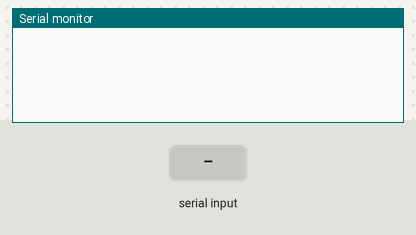
Bench run of a sketch on a simulated Arduino Uno, built with avr-gcc and run on an emulated ATmega328P. Parts: the last lines printed to the serial monitor. Inputs (shaded band) come from the test bench.

Above: at 1.2 s.
1.3 s: "90,45\n" received over the second serial link
At 1.6 s:
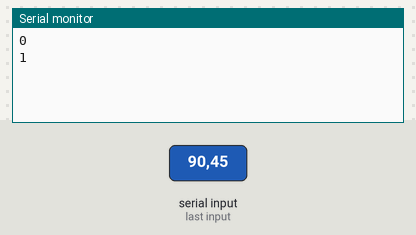
2.8 s: "30,150\n" received over the second serial link
At 4.7 s:
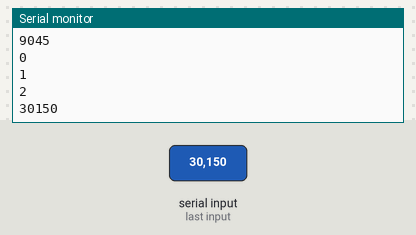
Timing chart, 0 to 6.2 s (numbered marks = the images above; inputs shaded):
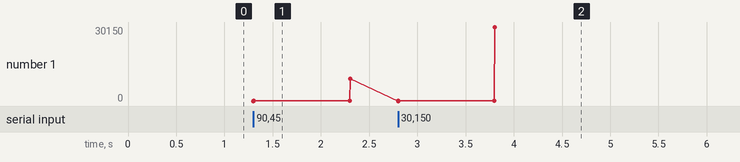

Measured:
- after the input at 1.3 s, the serial monitor: prints a new line at once (image 1)
- after the input at 2.8 s, the serial monitor: prints a new line after 1.0 s (image 2)
- plotted number 1: 9045 → 30150 after the input at 2.8 s

The sketch:

pumpTest.ino
```cpp
#include <SoftwareSerial.h>

SoftwareSerial BT(10,11);
int incomingConfig[20];
bool print = false;
unsigned short charsNum = 0;
int i;

void setup()
{
  BT.begin(9600);
  Serial.begin(9600);
}

void loop()
{
  int currentConfig = 0;
  charsNum = 0;
  while(BT.available() > 0)
  {
    print = true;
    currentConfig = BT.parseInt();
    //if ((char)currentConfig != ',')
      incomingConfig[charsNum] =  currentConfig;
    Serial.println(charsNum++);
  }

  if (print) {
    i = 0;
    while(incomingConfig[i] != '\0')
      Serial.print(incomingConfig[i++]);
    print = false;
    Serial.print("\n");
  }
}
```
